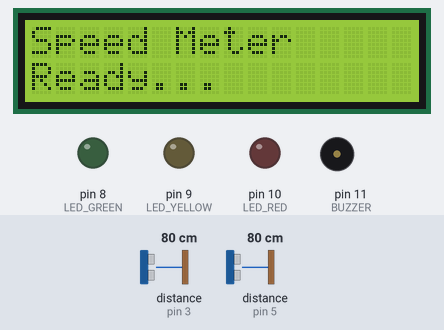
Bench run of a sketch on a simulated Arduino Uno, built with avr-gcc and run on an emulated ATmega328P. On the bench: 16×2 character LCD, output pins drawn as LEDs (lit = HIGH), buzzer (waves = sounding, pin HIGH). Wiring (inferred from the names in the program): 2 × ultrasonic range finder: trigger pin 2, echo pin 3 / trigger pin 4, echo pin 5. Inputs (shaded band) come from the test bench; at power-on: distance to the obstacle (sensors on pin 5, pin 3) 80 cm. The echo pulse lasts 58.3 µs per cm; pins used as bus, display or sensor lines are not drawn; what the sketch prints to the serial monitor is not drawn.

Above: at 0.1 s.
2.8 s: distance to the obstacle (sensor on pin 5) set to 34 cm
4.3 s: distance to the obstacle (sensor on pin 5) set to 28 cm
At 4.8 s:
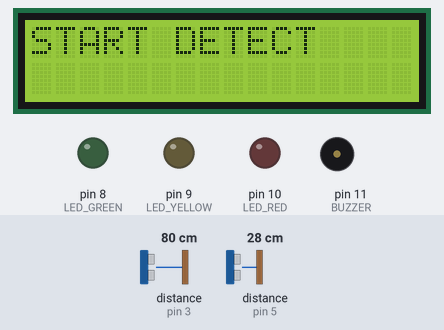
5.9 s: distance to the obstacle (sensor on pin 3) set to 33 cm
7.4 s: distance to the obstacle (sensor on pin 3) set to 28 cm
At 8.5 s:
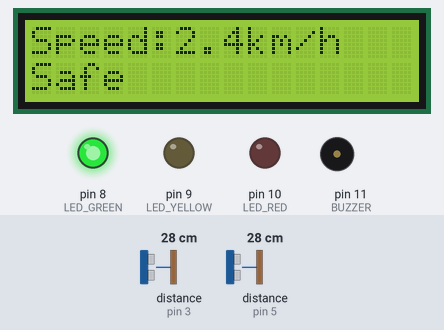
At 9.48 s:
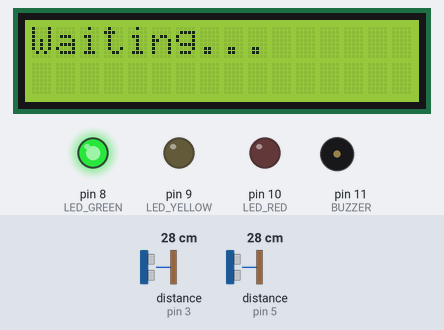
Timing chart, 0 to 11.0 s (numbered marks = the images above; inputs shaded):
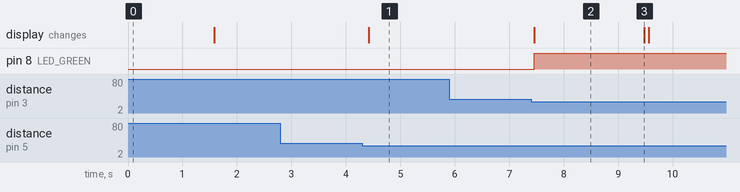

The sketch:

iot-speed-detection.ino
```cpp
#include <Wire.h>
#include <LiquidCrystal_I2C.h>

// 🔥 เปลี่ยนเป็น 0x3F ถ้าไม่ขึ้น
LiquidCrystal_I2C lcd(0x27, 16, 2);

// ===== Ultrasonic Sensor 1 =====
#define trigPin1 4
#define echoPin1 5

// ===== Ultrasonic Sensor 2 =====
#define trigPin2 2
#define echoPin2 3

// ===== LED + Buzzer =====
#define LED_GREEN 8
#define LED_YELLOW 9
#define LED_RED 10
#define BUZZER 11

// ===== ค่าระบบ =====
float threshold = 30;         // ระยะ detect (cm)
float sensorDistance = 2.0;   // ระยะห่างระหว่าง Sensor 2 ตัว (เมตร)

// ===== เวลา =====
unsigned long startTime = 0;
unsigned long endTime = 0;

// ===== สถานะ =====
bool firstDetected = false;

// ===== อ่านระยะแบบนิ่ง (กันค่าเด้ง) =====
long readDistance(int trigPin, int echoPin) {
  long sum = 0;

  for (int i = 0; i < 5; i++) {
    digitalWrite(trigPin, LOW);
    delayMicroseconds(2);

    digitalWrite(trigPin, HIGH);
    delayMicroseconds(10);
    digitalWrite(trigPin, LOW);

    long duration = pulseIn(echoPin, HIGH, 30000);
    long distance = duration * 0.034 / 2;

    if (distance == 0) distance = 999;

    sum += distance;
    delay(5);
  }

  return sum / 5;
}

void setup() {
  Serial.begin(115200);

  pinMode(trigPin1, OUTPUT);
  pinMode(echoPin1, INPUT);

  pinMode(trigPin2, OUTPUT);
  pinMode(echoPin2, INPUT);

  pinMode(LED_GREEN, OUTPUT);
  pinMode(LED_YELLOW, OUTPUT);
  pinMode(LED_RED, OUTPUT);
  pinMode(BUZZER, OUTPUT);

  lcd.init();
  lcd.backlight();

  lcd.setCursor(0, 0);
  lcd.print("Speed Meter");
  lcd.setCursor(0, 1);
  lcd.print("Ready...");
  delay(1500);

  lcd.clear();
}

void loop() {
  long distance1 = readDistance(trigPin1, echoPin1);
  long distance2 = readDistance(trigPin2, echoPin2);

  Serial.print("D1: ");
  Serial.print(distance1);
  Serial.print(" | D2: ");
  Serial.println(distance2);

  // ===== Sensor 1 เริ่มจับเวลา =====
  if (distance1 < threshold && !firstDetected) {
    firstDetected = true;
    startTime = millis();

    lcd.clear();
    lcd.setCursor(0, 0);
    lcd.print("START DETECT");
    Serial.println("START");
  }

  // ===== Sensor 2 หยุดจับเวลา =====
  if (distance2 < threshold && firstDetected) {
    endTime = millis();

    float timeSec = (endTime - startTime) / 1000.0;
    if (timeSec <= 0) return;

    float speed = sensorDistance / timeSec;
    float speedKmH = speed * 3.6;

    // กันค่ามั่ว
    if (speedKmH < 1 || speedKmH > 200) {
      firstDetected = false;
      return;
    }

    // ปิดไฟก่อน
    digitalWrite(LED_GREEN, LOW);
    digitalWrite(LED_YELLOW, LOW);
    digitalWrite(LED_RED, LOW);

    lcd.clear();
    lcd.setCursor(0, 0);
    lcd.print("Speed:");
    lcd.print(speedKmH, 1);
    lcd.print("km/h");

    if (speedKmH <= 20) {
      digitalWrite(LED_GREEN, HIGH);
      lcd.setCursor(0, 1);
      lcd.print("Safe");
      noTone(BUZZER);
    }
    else if (speedKmH <= 40) {
      digitalWrite(LED_YELLOW, HIGH);
      lcd.setCursor(0, 1);
      lcd.print("Slow Down");
      tone(BUZZER, 1000, 200);
    }
    else if (speedKmH <= 60) {
      digitalWrite(LED_RED, HIGH);
      lcd.setCursor(0, 1);
      lcd.print("Warning!");
      tone(BUZZER, 1500, 300);
    }
    else {
      lcd.setCursor(0, 1);
      lcd.print("OVER SPEED!");

      for (int i = 0; i < 5; i++) {
        digitalWrite(LED_RED, HIGH);
        tone(BUZZER, 2000);
        delay(200);

        digitalWrite(LED_RED, LOW);
        noTone(BUZZER);
        delay(200);
      }
    }

    delay(2000);

    lcd.clear();
    lcd.setCursor(0, 0);
    lcd.print("Waiting...");

    firstDetected = false;
  }
}
```

Measured:
- the behaviour switches between 31 and 30 cm on distance to the obstacle (sensor on pin 5) (found by bisection; images 0 and 1)
- the behaviour switches between 31 and 30 cm on distance to the obstacle (sensor on pin 3) (found by bisection; images 1 and 2)
- after the input at 2.8 s, every drawn part: stays the same
- after the input at 4.3 s, the display: changes after 0.12 s (image 1)
- after the input at 5.9 s, every drawn part: stays the same
- after the input at 7.4 s, pin 8 (LED_GREEN): LOW → HIGH after 0.06 s; the display: changes after 0.06 s (image 2)
- what the display in image 2 shows lasts 2.0 s, from 7.5 s to 9.5 s
